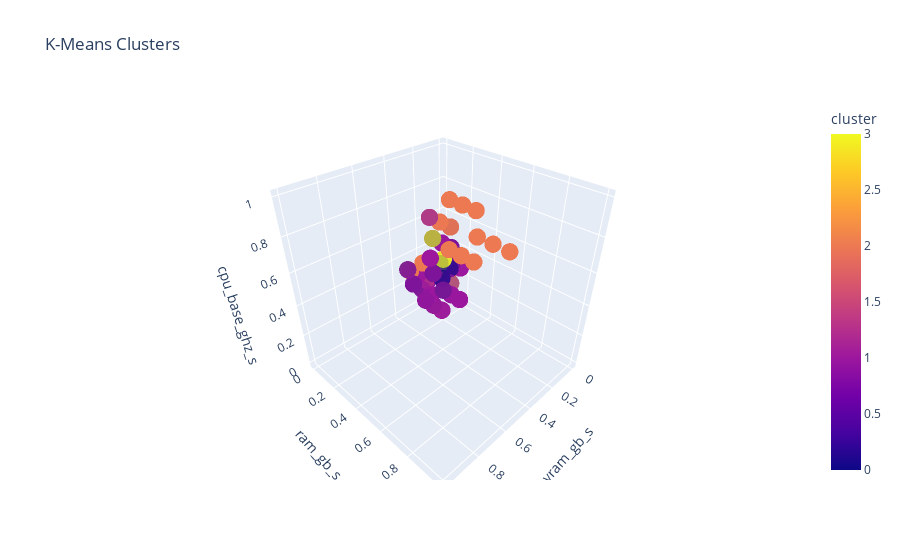

The code cell stored with this chart in its notebook:
### Code cell
## Get cluster labels for each data point
cluster_labels = kmeans.labels_

## Combine with original data in a new DataFrame
df_cluster['price'] = y.values
df_cluster[['cpu_threads_s','cpu_base_ghz_s','vram_gb_s','ram_gb_s','storage_gb_s','display_size_in_s','refresh_hz_s','psu_watts_s']] = X_cluster_feats


# 3D scatter plot
import plotly.express as px

colors = ['#1f77b4', '#ff7f0e', '#2ca02c']
fig = px.scatter_3d(
    df_cluster,
    x='vram_gb_s',
    y='ram_gb_s',
    z='cpu_base_ghz_s',
    color='cluster',
    title='K-Means Clusters',
    opacity=0.7,
    color_discrete_sequence=colors
)
fig.update_traces(marker=dict(symbol='circle', size=6))
fig.show()

### Figure 1 — Plotly figure (JSON) as saved in the notebook; plotly's stock layout.template omitted (floating-point values rounded to 4 significant figures; data arrays with more than 128 entries replaced by an {"elided": "..."} marker saying what was removed)
{"data": [{"hovertemplate": "vram_gb_s=%{x}<br>ram_gb_s=%{y}<br>cpu_base_ghz_s=%{z}<br>cluster=%{marker.color}<extra></extra>", "legendgroup": "", "marker": {"color": {"elided": "22870 int values"}, "coloraxis": "coloraxis", "opacity": 0.7, "size": 6, "symbol": "circle"}, "mode": "markers", "name": "", "scene": "scene", "showlegend": false, "type": "scatter3d", "x": {"elided": "22870 float values"}, "y": {"elided": "22870 float values"}, "z": {"elided": "22870 float values"}}], "layout": {"coloraxis": {"colorbar": {"title": {"text": "cluster"}}, "colorscale": [[0, "#0d0887"], [0.1111, "#46039f"], [0.2222, "#7201a8"], [0.3333, "#9c179e"], [0.4444, "#bd3786"], [0.5556, "#d8576b"], [0.6667, "#ed7953"], [0.7778, "#fb9f3a"], [0.8889, "#fdca26"], [1, "#f0f921"]]}, "legend": {"tracegroupgap": 0}, "scene": {"domain": {"x": [0, 1], "y": [0, 1]}, "xaxis": {"title": {"text": "vram_gb_s"}}, "yaxis": {"title": {"text": "ram_gb_s"}}, "zaxis": {"title": {"text": "cpu_base_ghz_s"}}}, "title": {"text": "K-Means Clusters"}}}
